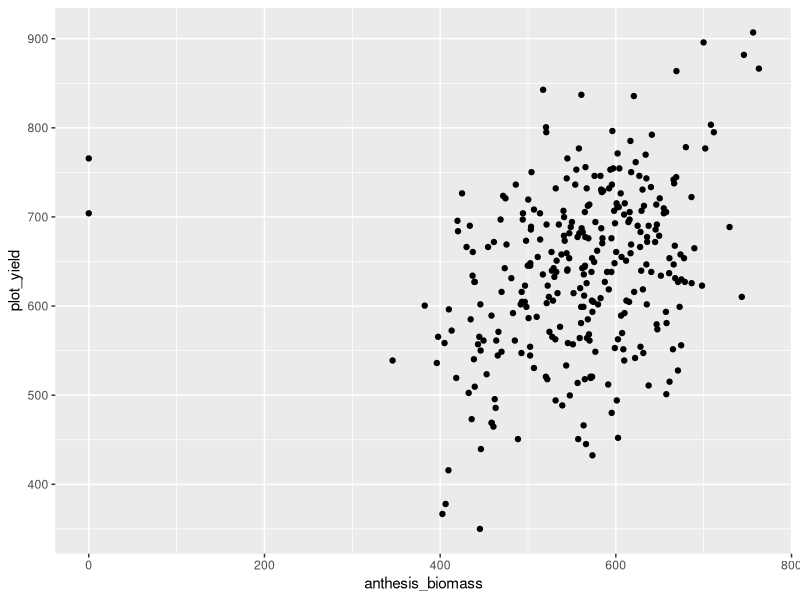
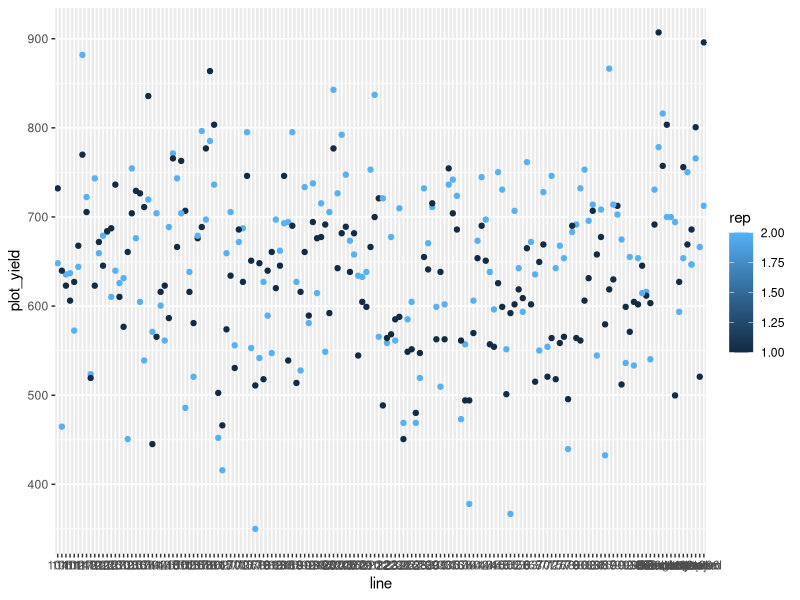
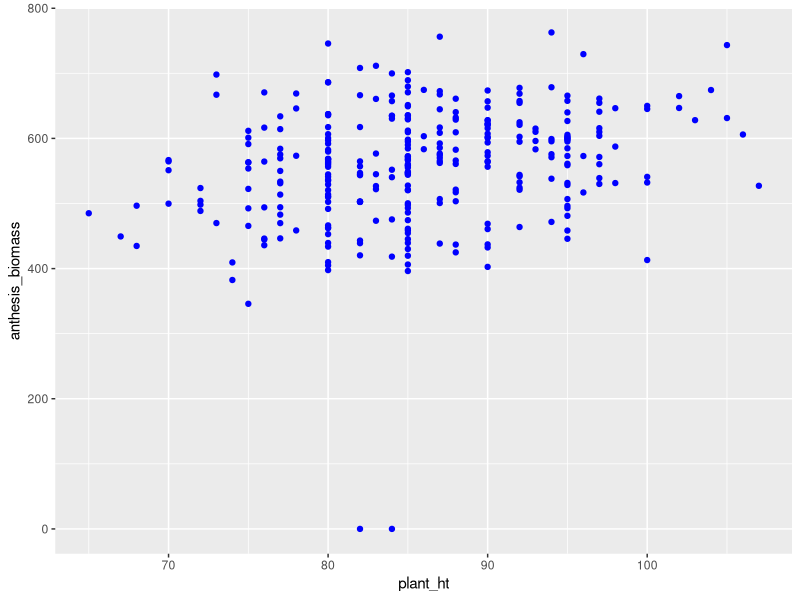
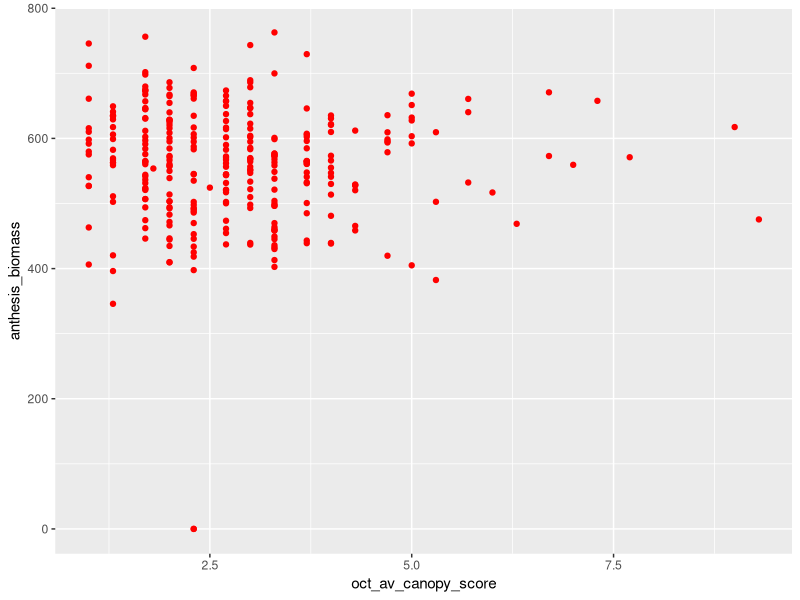
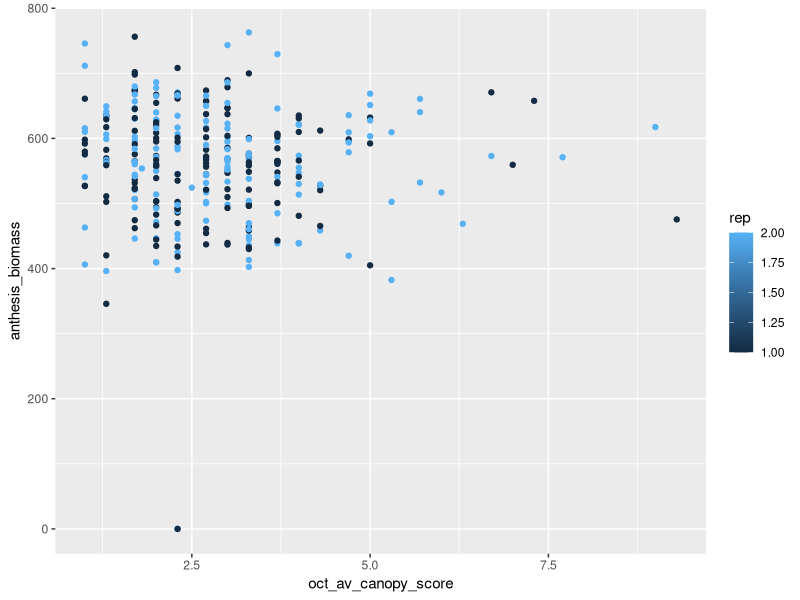
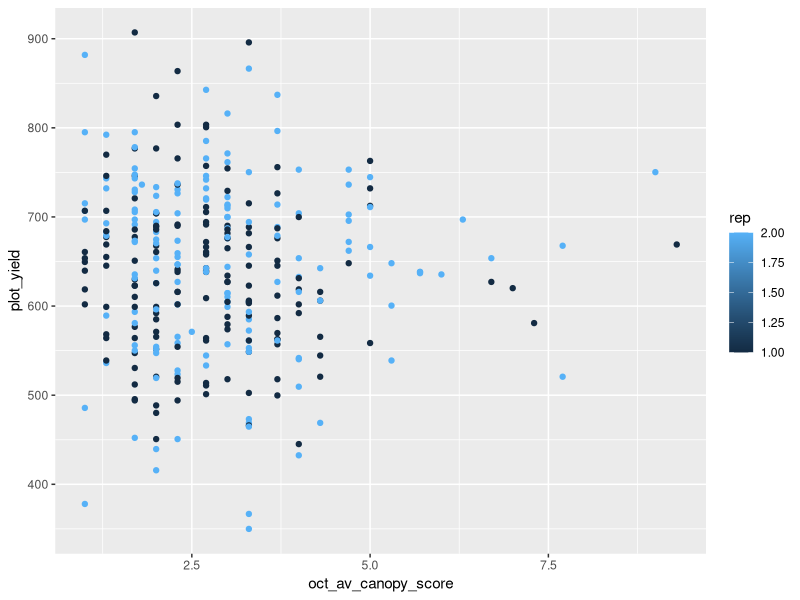
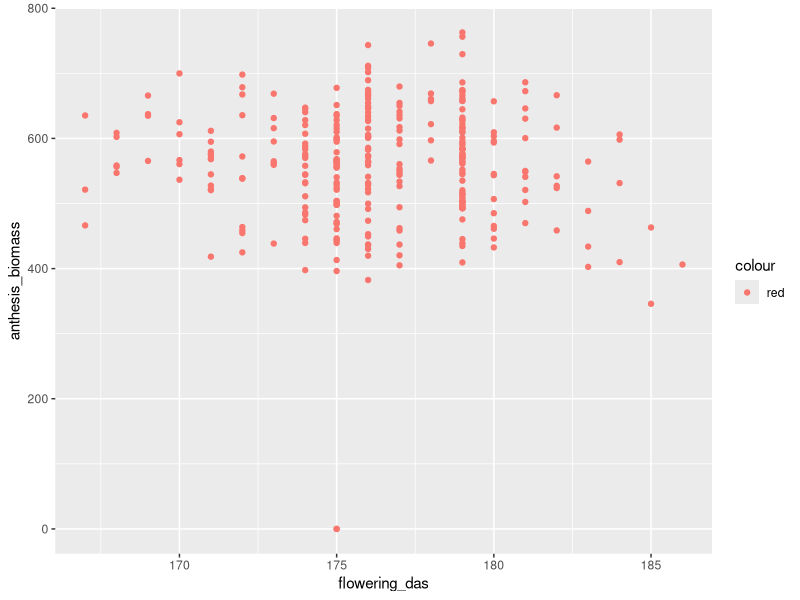
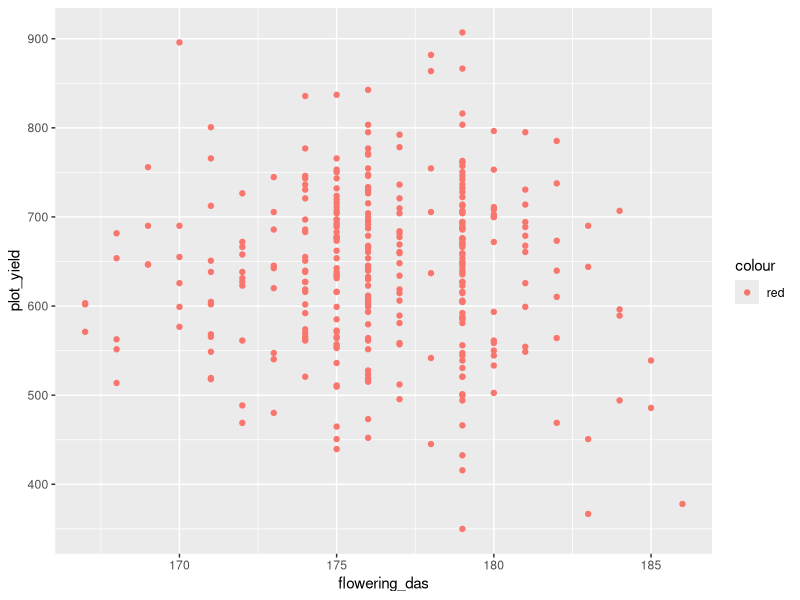

Reproduce these figures in R, in order.
library(tidyverse)
library(readr)
anthesis_biomass <- read_csv("data/anthesis_biomass.csv")
View(anthesis_biomass)

yield_2019 <- read_csv("data/yield_2019.csv")

combined_data <- left_join(yield_2019,anthesis_biomass)

clean_combined_data <- select(combined_data,1,2,3,4,5,6,7,8)


ggplot(data = clean_combined_data)+
  geom_point(mapping = aes(x=anthesis_biomass,y=plot_yield))


ggplot(data = clean_combined_data)+
  geom_point(mapping = aes(x=line,y=plot_yield, colour=rep))

ggplot(data = clean_combined_data)+
  geom_point(mapping = aes(x=plant_ht,y=anthesis_biomass), colour="blue")

clean_combined_data <- write_csv(clean_combined_data,"data/clean_combined_data.csv")

ggplot(data = clean_combined_data)+
  geom_point(mapping = aes(x=oct_av_canopy_score,y=anthesis_biomass), colour="red")

ggplot(data = clean_combined_data)+
  geom_point(mapping = aes(x=oct_av_canopy_score,y=anthesis_biomass,colour=rep))

ggplot(data = clean_combined_data)+
  geom_point(mapping = aes(x=oct_av_canopy_score,y=plot_yield,colour=rep))


yield_2019 <- read_csv("data/yield_2019.csv", 
                       col_types = cols(flowering_das = col_integer(), 
                                        rep = col_integer()))
clean_combined_data %>% 
  filter(oct_av_canopy_score<=2,peduncle_length>=18)
 
ggplot(data = clean_combined_data)+
  geom_point(mapping = aes(x=flowering_das,y=anthesis_biomass,colour="red"))

ggplot(data = clean_combined_data)+
  geom_point(mapping = aes(x=flowering_das,y=plot_yield,colour="red"))

summarise(clean_combined_data,
         mean_plant_ht=mean(plant_ht),
         max_yield=max(plot_yield),
         sd_plant_ht=sd(plant_ht),
         min_yield=min(plot_yield),
         mean_yield=mean(plot_yield)
          )
data_by_line <- group_by(clean_combined_data,line)

data_by_yield <- group_by(clean_combined_data,plot_yield)

arrange(clean_combined_data,flowering_das)

arrange(clean_combined_data,desc(flowering_das))

summarise(clean_combined_data, se_yield = sd(plot_yield) / sqrt(n()))

filter(clean_combined_data,plot_yield>=641)

glimpse(clean_combined_data)             

summary(clean_combined_data)
